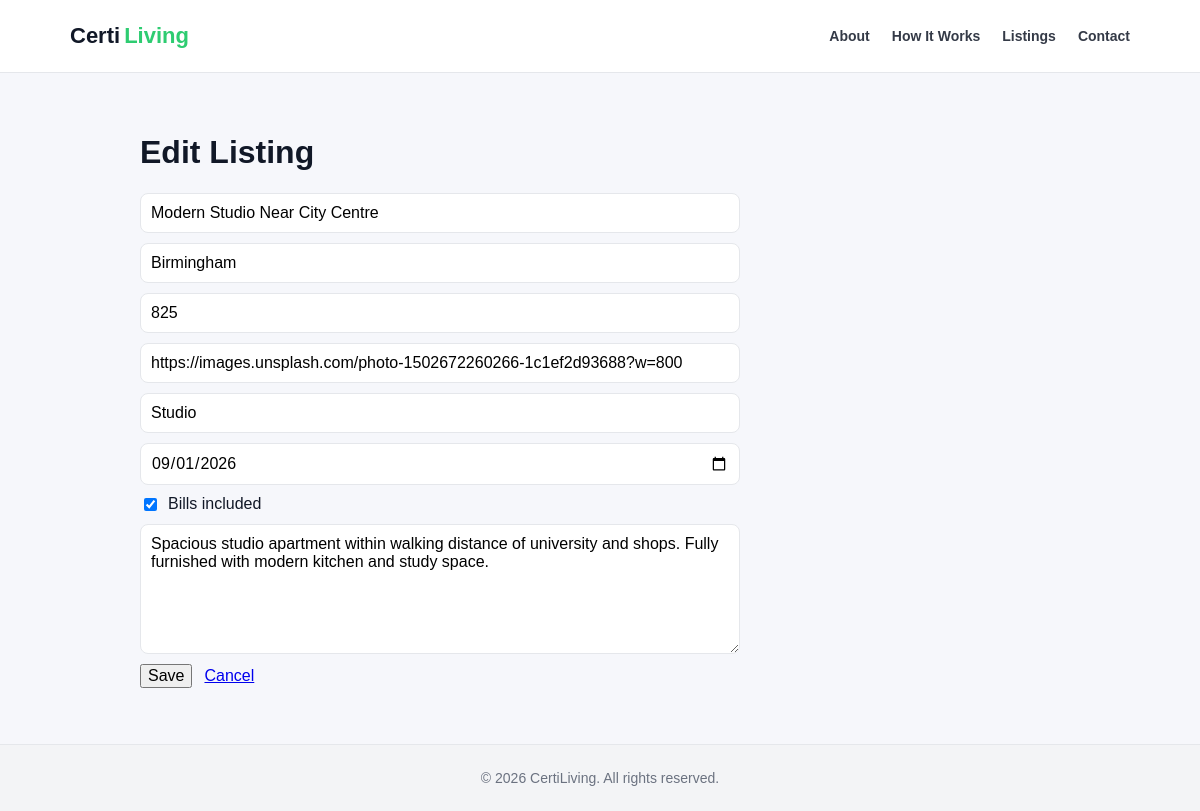
The app's page /admin/listings/12/edit (signed in) with its own data.
### tables this page shows
CREATE TABLE listings (
    id INTEGER PRIMARY KEY AUTOINCREMENT,

    title TEXT NOT NULL,
    description TEXT NOT NULL,

    city TEXT NOT NULL,
    address TEXT,

    rent_pcm INTEGER NOT NULL,
    deposit INTEGER,

    room_type TEXT,
    bills_included BOOLEAN DEFAULT 0,

    available_from DATE,

    photo_url TEXT,

    created TIMESTAMP DEFAULT CURRENT_TIMESTAMP
);

### app/admin.py (the view, shortened to what this page needs)
@bp.route("/listings/<int:listing_id>/edit", methods=("GET", "POST"))
@admin_required
def listings_edit(listing_id):
    db = get_db()
    listing = db.execute("SELECT * FROM listings WHERE id = ?", (listing_id,)).fetchone()
    if listing is None:
        return "Not found", 404
    return render_template("admin/listings_form.html", listing=listing)

### app/admin.py (called while the page is built)
def admin_required(view):
    @wraps(view)
    def wrapped(*args, **kwargs):
        if not session.get("is_admin"):
            return redirect(url_for("admin.login"))
        return view(*args, **kwargs)
    return wrapped

### app/db.py (called while the page is built)
def get_db():
    if 'db' not in g:
        g.db = sqlite3.connect(
            current_app.config['DATABASE'],
            detect_types=sqlite3.PARSE_DECLTYPES,
        )
        g.db.row_factory = sqlite3.Row
        g.db.execute('PRAGMA foreign_keys = ON')
    return g.db

### app/templates/admin/listings_form.html (shortened to what this page needs)
{% extends "admin/base.html" %}
{% block content %}
<div class="container admin-page">
  <h1>{{ 'Edit' if listing else 'New' }} Listing</h1>
  <form method="post" class="admin-form admin-form-wide">
    <input name="title" placeholder="Title"
           value="{{ listing['title'] if listing else '' }}" required>
    <input name="city" placeholder="City"
           value="{{ listing['city'] if listing else '' }}" required>
    <input name="rent_pcm" type="number" placeholder="Rent PCM" required
           value="{{ listing['rent_pcm'] if listing else '' }}">
    <input name="photo_url" placeholder="Photo URL"
           value="{{ listing['photo_url'] if listing and listing['photo_url'] else '' }}">
    <input name="room_type" placeholder="Room type (Ensuite/Studio/Shared)"
           value="{{ listing['room_type'] if listing and listing['room_type'] else '' }}">
    <input name="available_from" type="date"
           value="{{ listing['available_from'] if listing and listing['available_from'] else '' }}">
    <label class="admin-checkbox">
      <input type="checkbox" name="bills_included"
             {% if listing and listing['bills_included'] %}checked{% endif %}>
      Bills included
    </label>
    <textarea name="description" rows="6" placeholder="Description">{{
      listing['description'] if listing and listing['description'] else ''
    }}</textarea>
    <div class="admin-row-actions">
      <button type="submit">Save</button>
      <a href="{{ url_for('admin.listings_index') }}">Cancel</a>
    </div>
  </form>
</div>
{% endblock %}

### app/static/css/style.css (style rules this page uses)
:root { --max-width: 1100px; --gutter: 20px; --bg: #f6f7fb; --text: #111827; --muted: #6b7280; --accent: #2ecc71; --accent-dark: #27ae60; --border: #e5e7eb; --shadow: 0 8px 25px rgba(0,0,0,0.06); --shadow-soft: 0 4px 10px rgba(0,0,0,0.05); }
*, *::before, *::after { box-sizing: border-box; }
html { scroll-behavior: smooth; }
body { margin: 0; font-family: Arial, sans-serif; background: var(--bg); color: var(--text); min-height: 100vh; display: flex; flex-direction: column; }
.container { max-width: var(--max-width); margin: 0 auto; padding: 40px var(--gutter) 24px; }

### app/static/css/admin.css (style rules this page uses)
.admin-page { max-width: 960px; }
.admin-form { display: grid; gap: 10px; max-width: 420px; }
.admin-form-wide { max-width: 600px; }
.admin-form input, .admin-form textarea, .admin-form button { font: inherit; }
.admin-form input, .admin-form textarea { padding: 10px; border: 1px solid #e5e7eb; border-radius: 8px; }
.admin-checkbox { display: flex; align-items: center; gap: 8px; }
.admin-row-actions { display: flex; align-items: center; gap: 12px; }

### records on screen
listings: title "Modern Studio Near City Centre", city "Birmingham", rent_pcm "825", photo_url "https://images.unsplash.com/photo-1502672260266-1c1ef2d93688?w=800", room_type "Studio", available_from "09/01/2026", bills_included "☑", description "Spacious studio apartment within walking distance of university and shops. Fully furnished with modern kitchen and study space."

### other values on screen
{{ 'Edit' if listing else 'New' }} "Edit"
